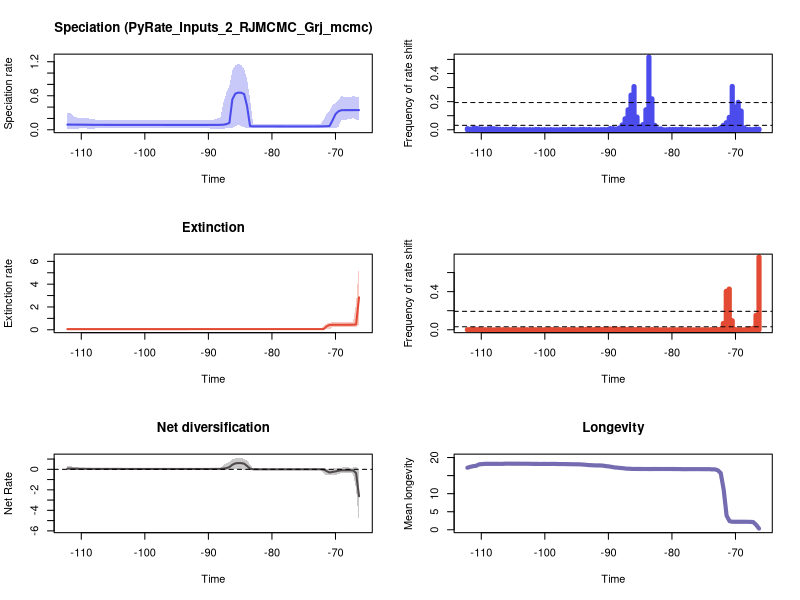

Reproduce this figure in R.


pdf(file='./RTT_plots.pdf',width=10, height=15)
par(mfrow=c(3,2))
library(scales)

time=c(-66.2972378147428, -66.76077867423257,-67.22431953372237,-67.68786039321216,-68.15140125270193,-68.61494211219173,-69.0784829716815,-69.54202383117129,-70.00556469066106,-70.46910555015086,-70.93264640964065,-71.39618726913042,-71.85972812862022,-72.32326898810999,-72.78680984759978,-73.25035070708955,-73.71389156657935,-74.17743242606912,-74.64097328555891,-75.10451414504871,-75.56805500453848,-76.03159586402828,-76.49513672351804,-76.95867758300784,-77.42221844249761,-77.8857593019874,-78.3493001614772,-78.81284102096697,-79.27638188045677,-79.73992273994654,-80.20346359943633,-80.6670044589261,-81.1305453184159,-81.5940861779057,-82.05762703739546,-82.52116789688526,-82.98470875637503,-83.44824961586482,-83.9117904753546,-84.37533133484439,-84.83887219433419,-85.30241305382395,-85.76595391331375,-86.22949477280352,-86.69303563229332,-87.15657649178308,-87.62011735127288,-88.08365821076268,-88.54719907025245,-89.01073992974224,-89.47428078923201,-89.93782164872181,-90.40136250821158,-90.86490336770137,-91.32844422719117,-91.79198508668094,-92.25552594617074,-92.7190668056605,-93.1826076651503,-93.64614852464007,-94.10968938412987,-94.57323024361966,-95.03677110310943,-95.50031196259923,-95.963852822089,-96.42739368157879,-96.89093454106856,-97.35447540055836,-97.81801626004815,-98.28155711953792,-98.74509797902772,-99.20863883851749,-99.67217969800728,-100.13572055749705,-100.59926141698685,-101.06280227647662,-101.52634313596641,-101.98988399545621,-102.45342485494598,-102.91696571443578,-103.38050657392554,-103.84404743341534,-104.30758829290511,-104.7711291523949,-105.2346700118847,-105.69821087137447,-106.16175173086427,-106.62529259035404,-107.08883344984383,-107.5523743093336,-108.0159151688234,-108.4794560283132,-108.94299688780296,-109.40653774729276,-109.87007860678253,-110.33361946627232,-110.79716032576209,-111.26070118525189,-111.72424204474169,-112.18778290423145)
rate=c(0.3465741726997313, 0.3469812674651627,0.3465741726997313,0.3465741726997313,0.3465741726997313,0.34629771761374784,0.3451856724165699,0.32539933567666224,0.2757595945636867,0.16502462694217152,0.06599845851797508,0.06313421922739301,0.06106245750281902,0.059736236017327804,0.05937029461780705,0.05923440622136379,0.059183619791752906,0.059183619791752906,0.059183619791752906,0.059183619791752906,0.059183619791752906,0.059183619791752906,0.059183619791752906,0.059183619791752906,0.059183619791752906,0.059198889100793205,0.05931332566552943,0.05946658047406586,0.05958163777958255,0.0596765248955113,0.05966370110269176,0.0596765248955113,0.0596765248955113,0.0596765248955113,0.059714936022178325,0.05974020325913827,0.05980576518551532,0.06502360822027381,0.4179210034471642,0.629740312777133,0.6532461368944441,0.6548703025949233,0.6369966021338387,0.5361528359944356,0.1214629861136769,0.099323386803797,0.09021895427904326,0.08721431023451856,0.08626052275319365,0.08599291708258952,0.08599291708258952,0.08557974774621108,0.08527467324919677,0.08527467324919677,0.08527467324919677,0.08527467324919677,0.08527467324919677,0.08527467324919677,0.08541202585305388,0.08527467324919677,0.08520944528683366,0.08520944528683366,0.08527467324919677,0.08541202585305388,0.08541202585305388,0.08527467324919677,0.08541202585305388,0.08557974774621108,0.08557974774621108,0.08557974774621108,0.08557974774621108,0.08557974774621108,0.08569271416607163,0.08569271416607163,0.08579667835474769,0.08579667835474769,0.08579667835474769,0.08594970864954335,0.08594970864954335,0.08594970864954335,0.08594970864954335,0.08602123285510457,0.08602123285510457,0.08608028569608209,0.08621081891312368,0.0866065329496456,0.0866065329496456,0.08666701437593943,0.08687384513979965,0.0870365493915689,0.08728344066171198,0.08771867318798068,0.08833204149420992,0.08926117147703588,0.08960962978197136,0.08992395459722076,0.0900987674240647,0.09067780170883546,0.0912525061178749,0.09135425591752577)
minHPD=c(0.17469011831857792, 0.17867748728045502,0.2088526954427089,0.18155430216051188,0.18155430216051188,0.17867748728045502,0.17469011831857792,0.04950589669690698,0.0315895690055871,0.031478944943673016,0.026633814876113264,0.028548177235192308,0.02336079465710037,0.029818898699142782,0.031478944943673016,0.029818898699142782,0.031478944943673016,0.031478944943673016,0.031478944943673016,0.031478944943673016,0.031478944943673016,0.031478944943673016,0.031478944943673016,0.031478944943673016,0.031478944943673016,0.031478944943673016,0.031478944943673016,0.029818898699142782,0.029818898699142782,0.0315895690055871,0.0315895690055871,0.031478944943673016,0.031478944943673016,0.031478944943673016,0.029818898699142782,0.029818898699142782,0.029818898699142782,0.02336079465710037,0.02983112541190051,0.042871218492856994,0.06356480973691253,0.08765888613684174,0.0578306488945549,0.03386245110113961,0.026668761484792882,0.026333679584373437,0.014654949487110729,0.009397467424087586,0.02212034161661284,0.014654949487110729,0.014654949487110729,0.02537067755102639,0.02582102694181095,0.0282206442293303,0.02912105795045361,0.02912105795045361,0.02912105795045361,0.02912105795045361,0.02912105795045361,0.02912105795045361,0.02912105795045361,0.02912105795045361,0.02912105795045361,0.02912105795045361,0.02912105795045361,0.02912105795045361,0.02912105795045361,0.02912105795045361,0.02912105795045361,0.02912105795045361,0.02912105795045361,0.02912105795045361,0.02912105795045361,0.02912105795045361,0.02912105795045361,0.02912105795045361,0.02912105795045361,0.02912105795045361,0.02912105795045361,0.02912105795045361,0.02912105795045361,0.02912105795045361,0.02912105795045361,0.02912105795045361,0.02912105795045361,0.02757695222640478,0.02582102694181095,0.02582102694181095,0.023580578945770057,0.023580578945770057,0.021241718556796567,0.021241718556796567,0.021241718556796567,0.02537067755102639,0.02537067755102639,0.022578012345096994,0.02212034161661284,0.021241718556796567,0.02212034161661284,0.015694405588201496)
maxHPD=c(0.5736207788516079, 0.5736207788516079,0.6026590739181226,0.5736207788516079,0.5736207788516079,0.5736207788516079,0.5957725220689182,0.5200847334614993,0.4673709787502297,0.4354836854312929,0.3373266641364593,0.27604089810105753,0.17867748728045502,0.1037356794878292,0.10002524068031331,0.0958254816662393,0.0958254816662393,0.0958254816662393,0.0958254816662393,0.0958254816662393,0.0958254816662393,0.0958254816662393,0.0958254816662393,0.0958254816662393,0.0958254816662393,0.09664842275462487,0.09664842275462487,0.0958254816662393,0.09664842275462487,0.10002524068031331,0.10002524068031331,0.10002524068031331,0.10002524068031331,0.10002524068031331,0.09972846628058199,0.1036026809444585,0.11216830819240271,0.5514477733556977,0.8858616000190784,1.0759046576462505,1.1452184330348092,1.1664896156298077,1.1392410197353378,1.0506587265537928,0.7739715157959284,0.6582912746777482,0.485323203872267,0.22108482492104925,0.2024905660744816,0.18182234330672375,0.17963851141074827,0.17963851141074827,0.1784349528871051,0.17963851141074827,0.17963851141074827,0.17963851141074827,0.17963851141074827,0.17963851141074827,0.17963851141074827,0.1793123222778577,0.1784349528871051,0.1780168407475873,0.1780168407475873,0.1780168407475873,0.1780168407475873,0.1780168407475873,0.17826869590483727,0.17826869590483727,0.17826869590483727,0.17826869590483727,0.17826869590483727,0.17826869590483727,0.17826869590483727,0.17826869590483727,0.17826869590483727,0.17826869590483727,0.1780168407475873,0.1780168407475873,0.1780168407475873,0.1780168407475873,0.1780168407475873,0.17826869590483727,0.1784349528871051,0.1793123222778577,0.17963851141074827,0.17963851141074827,0.1784349528871051,0.17963851141074827,0.17963851141074827,0.17963851141074827,0.18182234330672375,0.19227736417741792,0.2008465862920603,0.20913607244459387,0.2104464518390977,0.2104464518390977,0.21930443093856303,0.24235130250361367,0.291312940207194,0.2928089168873401)
remove_na = !is.na(rate)
time = time[remove_na]
plot(time,time,type = 'n', ylim = c(0, 1.2831385771927886), xlim = c(-112.41955333397635,-66.0654673849979), ylab = 'Speciation rate', xlab = 'Time',main='Speciation (PyRate_Inputs_2_RJMCMC_Grj_mcmc)' )
polygon(c(time, rev(time)), c(maxHPD[remove_na], rev(minHPD[remove_na])), col = alpha('#4c4cec',0.3), border = NA)
lines(time,rate[remove_na], col = '#4c4cec', lwd=2)
mids=c(-66.29957893019477, -66.76780202058848,-67.23602511098221,-67.70424820137592,-68.17247129176965,-68.64069438216336,-69.1089174725571,-69.5771405629508,-70.04536365334454,-70.51358674373824,-70.98180983413198,-71.45003292452571,-71.91825601491942,-72.38647910531316,-72.85470219570686,-73.3229252861006,-73.7911483764943,-74.25937146688804,-74.72759455728175,-75.19581764767548,-75.66404073806919,-76.13226382846292,-76.60048691885663,-77.06871000925037,-77.53693309964407,-78.00515619003781,-78.47337928043152,-78.94160237082525,-79.40982546121896,-79.8780485516127,-80.34627164200643,-80.81449473240014,-81.28271782279387,-81.75094091318758,-82.21916400358131,-82.68738709397502,-83.15561018436875,-83.62383327476246,-84.0920563651562,-84.5602794555499,-85.02850254594364,-85.49672563633735,-85.96494872673108,-86.43317181712479,-86.90139490751852,-87.36961799791223,-87.83784108830596,-88.30606417869967,-88.7742872690934,-89.24251035948711,-89.71073344988085,-90.17895654027458,-90.64717963066829,-91.11540272106203,-91.58362581145573,-92.05184890184947,-92.52007199224317,-92.98829508263691,-93.45651817303062,-93.92474126342435,-94.39296435381806,-94.8611874442118,-95.3294105346055,-95.79763362499924,-96.26585671539294,-96.73407980578668,-97.20230289618038,-97.67052598657412,-98.13874907696783,-98.60697216736156,-99.07519525775527,-99.543418348149,-100.01164143854271,-100.47986452893645,-100.94808761933018,-101.41631070972389,-101.88453380011762,-102.35275689051133,-102.82097998090507,-103.28920307129877,-103.7574261616925,-104.22564925208621,-104.69387234247995,-105.16209543287366,-105.63031852326739,-106.0985416136611,-106.56676470405483,-107.03498779444854,-107.50321088484228,-107.97143397523598,-108.43965706562972,-108.90788015602342,-109.37610324641716,-109.8443263368109,-110.3125494272046,-110.78077251759834,-111.24899560799204,-111.71721869838578,-112.18544178877949)
counts=c(0.004, 0.006,0.001,0.002,0.003,0.013,0.133,0.195,0.162,0.308,0.088,0.05,0.031,0.012,0.003,0.004,0.0,0.0,0.0,0.0,0.0,0.0,0.0,0.0,0.002,0.002,0.006,0.001,0.002,0.002,0.002,0.0,0.0,0.006,0.006,0.031,0.22,0.517,0.142,0.037,0.022,0.09,0.307,0.246,0.142,0.078,0.034,0.012,0.005,0.008,0.009,0.001,0.001,0.001,0.0,0.001,0.0,0.002,0.001,0.003,0.002,0.0,0.001,0.002,0.002,0.001,0.002,0.0,0.0,0.0,0.001,0.0,0.001,0.0,0.002,0.002,0.0,0.001,0.0,0.002,0.001,0.0,0.004,0.005,0.002,0.003,0.002,0.003,0.005,0.007,0.009,0.007,0.004,0.005,0.007,0.01,0.01,0.004,0.008)
plot(mids,counts,type = 'h', xlim = c(-112.41955333397635,-66.0654673849979), ylim=c(0,0.517), ylab = 'Frequency of rate shift', xlab = 'Time',lwd=5,col='#4c4cec')
bf2 = 0.031431271874509864
bf6 = 0.19340798285331662
abline(h=bf2, lty=2)
abline(h=bf6, lty=2)

time=c(-66.2972378147428, -66.76077867423257,-67.22431953372237,-67.68786039321216,-68.15140125270193,-68.61494211219173,-69.0784829716815,-69.54202383117129,-70.00556469066106,-70.46910555015086,-70.93264640964065,-71.39618726913042,-71.85972812862022,-72.32326898810999,-72.78680984759978,-73.25035070708955,-73.71389156657935,-74.17743242606912,-74.64097328555891,-75.10451414504871,-75.56805500453848,-76.03159586402828,-76.49513672351804,-76.95867758300784,-77.42221844249761,-77.8857593019874,-78.3493001614772,-78.81284102096697,-79.27638188045677,-79.73992273994654,-80.20346359943633,-80.6670044589261,-81.1305453184159,-81.5940861779057,-82.05762703739546,-82.52116789688526,-82.98470875637503,-83.44824961586482,-83.9117904753546,-84.37533133484439,-84.83887219433419,-85.30241305382395,-85.76595391331375,-86.22949477280352,-86.69303563229332,-87.15657649178308,-87.62011735127288,-88.08365821076268,-88.54719907025245,-89.01073992974224,-89.47428078923201,-89.93782164872181,-90.40136250821158,-90.86490336770137,-91.32844422719117,-91.79198508668094,-92.25552594617074,-92.7190668056605,-93.1826076651503,-93.64614852464007,-94.10968938412987,-94.57323024361966,-95.03677110310943,-95.50031196259923,-95.963852822089,-96.42739368157879,-96.89093454106856,-97.35447540055836,-97.81801626004815,-98.28155711953792,-98.74509797902772,-99.20863883851749,-99.67217969800728,-100.13572055749705,-100.59926141698685,-101.06280227647662,-101.52634313596641,-101.98988399545621,-102.45342485494598,-102.91696571443578,-103.38050657392554,-103.84404743341534,-104.30758829290511,-104.7711291523949,-105.2346700118847,-105.69821087137447,-106.16175173086427,-106.62529259035404,-107.08883344984383,-107.5523743093336,-108.0159151688234,-108.4794560283132,-108.94299688780296,-109.40653774729276,-109.87007860678253,-110.33361946627232,-110.79716032576209,-111.26070118525189,-111.72424204474169,-112.18778290423145)
rate=c(2.83966194961158, 0.47543124378875523,0.4444164778102323,0.44188157675927864,0.4406454575343195,0.44023330455169885,0.44023330455169885,0.44023330455169885,0.44023330455169885,0.43991168794508073,0.426694833302081,0.2967838492630513,0.05973233877524941,0.05819008784226773,0.05805634880854504,0.058004028518217496,0.058004028518217496,0.058004028518217496,0.058004028518217496,0.058004028518217496,0.058004028518217496,0.058004028518217496,0.058004028518217496,0.058004028518217496,0.058004028518217496,0.05805634880854504,0.05805634880854504,0.058004028518217496,0.05794496838609814,0.05794496838609814,0.05792510140854257,0.05792510140854257,0.05792510140854257,0.05792510140854257,0.05792510140854257,0.05790978206127834,0.05790978206127834,0.05792510140854257,0.05790978206127834,0.05790978206127834,0.057881763285193344,0.057881763285193344,0.0578657679733678,0.0578657679733678,0.057757474137282425,0.05772359564385554,0.05764677893809278,0.05756823959891871,0.05748289682052393,0.057370122511243786,0.05718127698662219,0.057030464783446894,0.05699315985598359,0.056852733540279955,0.05683930312648103,0.05683930312648103,0.05683930312648103,0.05681821087983517,0.05667540118731573,0.056403072532648146,0.056353078523689815,0.0562510089557963,0.0562312931915568,0.0562312931915568,0.05616835266618149,0.05616835266618149,0.05610513950487746,0.05610513950487746,0.05610513950487746,0.056088974808013406,0.05605981723958362,0.05605981723958362,0.055976832912683086,0.055851199663764506,0.055976832912683086,0.055976832912683086,0.055976832912683086,0.055851199663764506,0.05569988559551235,0.055671897217580486,0.055671897217580486,0.055671897217580486,0.05565209729396059,0.05565209729396059,0.05565209729396059,0.05565209729396059,0.05562881040566229,0.05562881040566229,0.05562881040566229,0.05562881040566229,0.05562881040566229,0.05562881040566229,0.05562881040566229,0.05562881040566229,0.05565209729396059,0.055671897217580486,0.05569988559551235,0.055748006519718556,0.055851199663764506,0.056088974808013406)
minHPD=c(0.4594972078534944, 0.23069335034722613,0.252278158574056,0.252278158574056,0.252278158574056,0.252278158574056,0.252278158574056,0.252278158574056,0.252278158574056,0.252278158574056,0.045531470707068596,0.03463351421660554,0.03132066772592445,0.03372470312645068,0.03435236814858042,0.03372470312645068,0.03372470312645068,0.03605723482093021,0.03605723482093021,0.03605723482093021,0.03605723482093021,0.03605723482093021,0.03605723482093021,0.03605723482093021,0.03605723482093021,0.03605723482093021,0.03605723482093021,0.03372470312645068,0.03372470312645068,0.03372470312645068,0.033798309164626734,0.033798309164626734,0.033798309164626734,0.033798309164626734,0.033798309164626734,0.033798309164626734,0.03372470312645068,0.036189177658896135,0.03421271257248746,0.03421271257248746,0.03421271257248746,0.03421271257248746,0.034614679558808606,0.034614679558808606,0.03421271257248746,0.03421271257248746,0.03372470312645068,0.03372470312645068,0.03421271257248746,0.03372470312645068,0.03372470312645068,0.03372470312645068,0.0270074998760801,0.013340657566663323,0.012660978712768018,0.012660978712768018,0.012660978712768018,0.012419018378370757,0.012419018378370757,0.009619412115583849,0.010210552918491196,0.009827183625473496,0.009827183625473496,0.009619412115583849,0.009619412115583849,0.009827183625473496,0.009827183625473496,0.009827183625473496,0.009827183625473496,0.009827183625473496,0.009827183625473496,0.009827183625473496,0.009827183625473496,0.009177735111898183,0.009177735111898183,0.009177735111898183,0.009177735111898183,0.009177735111898183,0.009177735111898183,0.009177735111898183,0.009177735111898183,0.009177735111898183,0.009177735111898183,0.009177735111898183,0.009177735111898183,0.009177735111898183,0.009177735111898183,0.008868328486178651,0.008868328486178651,0.009177735111898183,0.009177735111898183,0.009177735111898183,0.009177735111898183,0.009177735111898183,0.008868328486178651,0.00010886478629846542,0.00010886478629846542,0.00010886478629846542,0.00010886478629846542,0.00010886478629846542)
maxHPD=c(5.801463826513402, 2.262367889387482,0.714589545673322,0.6699669683267555,0.6581941901704879,0.6448662981856583,0.6448662981856583,0.646047295209469,0.646047295209469,0.6544153809399343,0.6160593456474307,0.5530045034305954,0.36797043283444847,0.08826209922238629,0.08712684567526673,0.08605305472770582,0.0858255781554549,0.08766884233332635,0.08766884233332635,0.08766884233332635,0.08766884233332635,0.08766884233332635,0.08766884233332635,0.08766884233332635,0.08766884233332635,0.08766884233332635,0.08766884233332635,0.08503854511923538,0.08489930207249864,0.08489930207249864,0.08489930207249864,0.08489930207249864,0.08489930207249864,0.08489930207249864,0.08489930207249864,0.08489930207249864,0.08489930207249864,0.08826209922238629,0.08634773495083924,0.08634773495083924,0.08658000063470116,0.08658000063470116,0.08712684567526673,0.08712684567526673,0.08703694790694934,0.08738298432689443,0.08766884233332635,0.08875000279652866,0.09073710384505994,0.09080829655370909,0.09582575783175615,0.10255652139457727,0.09964336191989949,0.09073710384505994,0.09080829655370909,0.09080829655370909,0.09080829655370909,0.09080829655370909,0.09080829655370909,0.08894652690720983,0.090345580639034,0.090345580639034,0.090345580639034,0.090345580639034,0.090345580639034,0.09080829655370909,0.09080829655370909,0.09080829655370909,0.09080829655370909,0.09080829655370909,0.09080829655370909,0.09080829655370909,0.09080829655370909,0.090345580639034,0.090345580639034,0.090345580639034,0.090345580639034,0.090345580639034,0.090345580639034,0.090345580639034,0.090345580639034,0.090345580639034,0.090345580639034,0.090345580639034,0.090345580639034,0.090345580639034,0.090345580639034,0.090345580639034,0.090345580639034,0.09080829655370909,0.09080829655370909,0.09080829655370909,0.09080829655370909,0.09080829655370909,0.09080829655370909,0.082391064757348,0.08304965400971827,0.0831376709316344,0.08396208118641113,0.08446298001894129)
remove_na = !is.na(rate)
time = time[remove_na]
plot(time,time,type = 'n', ylim = c(0, 6.381610209164743), xlim = c(-112.41955333397635,-66.0654673849979), ylab = 'Extinction rate', xlab = 'Time',main='Extinction' )
polygon(c(time, rev(time)), c(maxHPD[remove_na], rev(minHPD[remove_na])), col = alpha('#e34a33',0.3), border = NA)
lines(time,rate[remove_na], col = '#e34a33', lwd=2)
mids=c(-66.29957893019477, -66.76780202058848,-67.23602511098221,-67.70424820137592,-68.17247129176965,-68.64069438216336,-69.1089174725571,-69.5771405629508,-70.04536365334454,-70.51358674373824,-70.98180983413198,-71.45003292452571,-71.91825601491942,-72.38647910531316,-72.85470219570686,-73.3229252861006,-73.7911483764943,-74.25937146688804,-74.72759455728175,-75.19581764767548,-75.66404073806919,-76.13226382846292,-76.60048691885663,-77.06871000925037,-77.53693309964407,-78.00515619003781,-78.47337928043152,-78.94160237082525,-79.40982546121896,-79.8780485516127,-80.34627164200643,-80.81449473240014,-81.28271782279387,-81.75094091318758,-82.21916400358131,-82.68738709397502,-83.15561018436875,-83.62383327476246,-84.0920563651562,-84.5602794555499,-85.02850254594364,-85.49672563633735,-85.96494872673108,-86.43317181712479,-86.90139490751852,-87.36961799791223,-87.83784108830596,-88.30606417869967,-88.7742872690934,-89.24251035948711,-89.71073344988085,-90.17895654027458,-90.64717963066829,-91.11540272106203,-91.58362581145573,-92.05184890184947,-92.52007199224317,-92.98829508263691,-93.45651817303062,-93.92474126342435,-94.39296435381806,-94.8611874442118,-95.3294105346055,-95.79763362499924,-96.26585671539294,-96.73407980578668,-97.20230289618038,-97.67052598657412,-98.13874907696783,-98.60697216736156,-99.07519525775527,-99.543418348149,-100.01164143854271,-100.47986452893645,-100.94808761933018,-101.41631070972389,-101.88453380011762,-102.35275689051133,-102.82097998090507,-103.28920307129877,-103.7574261616925,-104.22564925208621,-104.69387234247995,-105.16209543287366,-105.63031852326739,-106.0985416136611,-106.56676470405483,-107.03498779444854,-107.50321088484228,-107.97143397523598,-108.43965706562972,-108.90788015602342,-109.37610324641716,-109.8443263368109,-110.3125494272046,-110.78077251759834,-111.24899560799204,-111.71721869838578,-112.18544178877949)
counts=c(0.763, 0.152,0.015,0.011,0.006,0.0,0.001,0.0,0.003,0.095,0.427,0.404,0.066,0.005,0.003,0.001,0.002,0.0,0.0,0.001,0.0,0.0,0.0,0.0,0.001,0.0,0.001,0.001,0.0,0.001,0.0,0.0,0.0,0.0,0.001,0.001,0.002,0.001,0.0,0.001,0.001,0.002,0.002,0.001,0.004,0.005,0.004,0.005,0.008,0.008,0.007,0.006,0.004,0.003,0.002,0.004,0.001,0.004,0.005,0.002,0.004,0.0,0.002,0.001,0.002,0.001,0.0,0.002,0.0,0.002,0.003,0.002,0.001,0.001,0.0,0.001,0.002,0.0,0.001,0.002,0.001,0.0,0.0,0.001,0.001,0.0,0.001,0.001,0.0,0.0,0.0,0.0,0.001,0.001,0.003,0.002,0.004,0.003,0.001)
plot(mids,counts,type = 'h', xlim = c(-112.41955333397635,-66.0654673849979), ylim=c(0,0.763), ylab = 'Frequency of rate shift', xlab = 'Time',lwd=5,col='#e34a33')
abline(h=bf2, lty=2)
abline(h=bf6, lty=2)
#Net Diversification Rate
time=c(-66.2972378147428, -66.76077867423257,-67.22431953372237,-67.68786039321216,-68.15140125270193,-68.61494211219173,-69.0784829716815,-69.54202383117129,-70.00556469066106,-70.46910555015086,-70.93264640964065,-71.39618726913042,-71.85972812862022,-72.32326898810999,-72.78680984759978,-73.25035070708955,-73.71389156657935,-74.17743242606912,-74.64097328555891,-75.10451414504871,-75.56805500453848,-76.03159586402828,-76.49513672351804,-76.95867758300784,-77.42221844249761,-77.8857593019874,-78.3493001614772,-78.81284102096697,-79.27638188045677,-79.73992273994654,-80.20346359943633,-80.6670044589261,-81.1305453184159,-81.5940861779057,-82.05762703739546,-82.52116789688526,-82.98470875637503,-83.44824961586482,-83.9117904753546,-84.37533133484439,-84.83887219433419,-85.30241305382395,-85.76595391331375,-86.22949477280352,-86.69303563229332,-87.15657649178308,-87.62011735127288,-88.08365821076268,-88.54719907025245,-89.01073992974224,-89.47428078923201,-89.93782164872181,-90.40136250821158,-90.86490336770137,-91.32844422719117,-91.79198508668094,-92.25552594617074,-92.7190668056605,-93.1826076651503,-93.64614852464007,-94.10968938412987,-94.57323024361966,-95.03677110310943,-95.50031196259923,-95.963852822089,-96.42739368157879,-96.89093454106856,-97.35447540055836,-97.81801626004815,-98.28155711953792,-98.74509797902772,-99.20863883851749,-99.67217969800728,-100.13572055749705,-100.59926141698685,-101.06280227647662,-101.52634313596641,-101.98988399545621,-102.45342485494598,-102.91696571443578,-103.38050657392554,-103.84404743341534,-104.30758829290511,-104.7711291523949,-105.2346700118847,-105.69821087137447,-106.16175173086427,-106.62529259035404,-107.08883344984383,-107.5523743093336,-108.0159151688234,-108.4794560283132,-108.94299688780296,-109.40653774729276,-109.87007860678253,-110.33361946627232,-110.79716032576209,-111.26070118525189,-111.72424204474169,-112.18778290423145)
net_rate=c(-2.625051547606326, -0.35916516374687524,-0.10712748619931563,-0.09736978293741906,-0.09345404014051678,-0.09171933438025076,-0.09462432275434951,-0.1402764039923109,-0.20470353130079708,-0.25133658265878106,-0.3124575300014808,-0.17214237830374488,-0.017125542380764483,0.0009090449644812619,0.001602183404381651,0.0018890037039919667,0.0013881995345127387,0.001605034151591246,0.001605034151591246,0.001605034151591246,0.001610284368257353,0.001610284368257353,0.001610284368257353,0.001610284368257353,0.001610284368257353,0.00165902303533264,0.0018346629903935895,0.002328068347120477,0.002561255543547847,0.0027704541601272603,0.002782751898125459,0.002847733812202563,0.002847733812202563,0.002847733812202563,0.003297790241524968,0.004084634442865761,0.007073142350439928,0.0678603261813412,0.3267267307374794,0.5522150039274688,0.6042181082718439,0.6097600734212734,0.5768168188214254,0.4454512022242365,0.21599857020121616,0.12289285933855298,0.07396018336494738,0.04874856100694491,0.039812061157049564,0.03702100252163436,0.03700772504078807,0.03562101153404907,0.03506643006682523,0.03498214737646629,0.03479263568918724,0.03478777988265989,0.034856823746106276,0.035044419539081315,0.03554188715837431,0.03562290413706935,0.03558620337926387,0.035390855725638486,0.035465890843094115,0.035597963919806616,0.03562619954457526,0.03563072768857832,0.03593085849036023,0.035990166830892116,0.035981820138175954,0.036098940054235126,0.03613341389924291,0.03607122289464994,0.03612245927617131,0.036145072690742464,0.03613150129117881,0.03615437206685209,0.036088902536133574,0.03619073949304927,0.03627368151257577,0.036343094033638695,0.036343094033638695,0.03673347194093769,0.03688624709942022,0.037089516301393524,0.03770407812866444,0.03868110201584282,0.03895421801802422,0.039272708161436944,0.03965566161336557,0.03982051716171407,0.04141327368589268,0.04298494463762003,0.04523439295768779,0.04943892648316168,0.05171661000533162,0.052957371044126365,0.05519830260740321,0.06102081750803462,0.06923270518615035,0.07153101675012583)
net_minHPD=c(-5.358596517417256, -1.9568504462976355,-0.4198201692223249,-0.3916223631053808,-0.36911071813799184,-0.3506063601599988,-0.36911071813799184,-0.44578680126214165,-0.5409054888560221,-0.5613877955386922,-0.5809554345110282,-0.6033793490986512,-0.3983228245171283,-0.05183448395774653,-0.047494043364593674,-0.047873320287693207,-0.04620195639230669,-0.04583781191065532,-0.04583781191065532,-0.04583781191065532,-0.04583781191065532,-0.04583781191065532,-0.04583781191065532,-0.04583781191065532,-0.04583781191065532,-0.04620195639230669,-0.04656147644817901,-0.047494043364593674,-0.047494043364593674,-0.04620195639230669,-0.04620195639230669,-0.04620195639230669,-0.04620195639230669,-0.04620195639230669,-0.047494043364593674,-0.047873320287693207,-0.047873320287693207,-0.05592050130536681,-0.047494043364593674,-0.02522731909798106,0.0015416391143987934,0.011901790493022604,-0.006005356089799491,-0.03608064060198741,-0.057696091780181986,-0.06341342649682938,-0.06341342649682938,-0.06341342649682938,-0.052898278049223105,-0.045037388147927036,-0.04293959292333528,-0.045037388147927036,-0.04656495488766547,-0.04602534487501906,-0.04656495488766547,-0.04656495488766547,-0.04602534487501906,-0.04656495488766547,-0.04602534487501906,-0.04602534487501906,-0.04602534487501906,-0.043595355511549194,-0.043595355511549194,-0.043595355511549194,-0.043595355511549194,-0.043595355511549194,-0.04602534487501906,-0.04602534487501906,-0.04602534487501906,-0.04602534487501906,-0.04602534487501906,-0.04656495488766547,-0.04656495488766547,-0.04656495488766547,-0.04656495488766547,-0.04656495488766547,-0.04602534487501906,-0.04602534487501906,-0.04656495488766547,-0.04656495488766547,-0.04656495488766547,-0.043595355511549194,-0.043595355511549194,-0.043595355511549194,-0.04656495488766547,-0.04656495488766547,-0.04656495488766547,-0.04210580075257367,-0.042533012159057415,-0.042533012159057415,-0.04602534487501906,-0.052898278049223105,-0.043595355511549194,-0.052898278049223105,-0.05767033244038064,-0.05767033244038064,-0.05767033244038064,-0.0625265430331823,-0.0625265430331823,-0.0625265430331823)
net_maxHPD=c(-0.09262447170175037, 0.27436892957941705,0.17392325336159714,0.17392325336159714,0.18433101771579907,0.18859375420340885,0.17392325336159714,0.16947068921962588,0.1093170236050851,0.07867420709345818,0.02496857184768278,0.060116174279314115,0.12940736053720928,0.05747943005668467,0.04939528779401278,0.044445311949719984,0.044445311949719984,0.044445311949719984,0.044445311949719984,0.044445311949719984,0.044445311949719984,0.044445311949719984,0.044445311949719984,0.044445311949719984,0.044445311949719984,0.044445311949719984,0.044445311949719984,0.04541564602614286,0.04694572634709698,0.04939528779401278,0.04939528779401278,0.04981238018258418,0.04981238018258418,0.04981238018258418,0.04939528779401278,0.05231538784864285,0.060116174279314115,0.4923215314057988,0.8322538955774171,1.026291966130417,1.0891225491690046,1.0891225491690046,1.0756035866959734,0.9878455567879908,0.7024184162411788,0.5903811467860529,0.4271688653134858,0.1767537827895437,0.14542800326579783,0.14503569383079065,0.14542800326579783,0.1349553950331816,0.1296098933768881,0.1296098933768881,0.12787632505334212,0.12787632505334212,0.1296098933768881,0.12787632505334212,0.1296098933768881,0.1296098933768881,0.1296098933768881,0.1296098933768881,0.1296098933768881,0.1296098933768881,0.1296098933768881,0.1296098933768881,0.1296098933768881,0.1296098933768881,0.1296098933768881,0.1296098933768881,0.1296098933768881,0.1296098933768881,0.1296098933768881,0.1296098933768881,0.1296098933768881,0.1296098933768881,0.1296098933768881,0.1296098933768881,0.1296098933768881,0.1296098933768881,0.1296098933768881,0.1339840340098864,0.1349553950331816,0.13562615935495476,0.1339840340098864,0.1349553950331816,0.13562615935495476,0.14503569383079065,0.14503569383079065,0.14503569383079065,0.14503569383079065,0.14503569383079065,0.16214365107393308,0.16214365107393308,0.16643934950946115,0.1746792366934911,0.18964481250301224,0.23111306219185726,0.30716973734840913,0.3316317012395357)
remove_na = !is.na(net_rate)
time = time[remove_na]
plot(time,time,type = 'n', ylim = c(-5.894456169158982, 1.1980348040859052), xlim = c(-112.41955333397635,-66.0654673849979), ylab = 'Net Rate', xlab = 'Time',lwd=2, main='Net diversification', col= '#504A4B' )
polygon(c(time, rev(time)), c(net_maxHPD[remove_na], rev(net_minHPD[remove_na])), col = alpha('#504A4B',0.3), border = NA)
lines(time,net_rate[remove_na], col = '#504A4B', lwd=2)
abline(h=0,lty=2)


time=c(-66.2972378147428, -66.76077867423257,-67.22431953372237,-67.68786039321216,-68.15140125270193,-68.61494211219173,-69.0784829716815,-69.54202383117129,-70.00556469066106,-70.46910555015086,-70.93264640964065,-71.39618726913042,-71.85972812862022,-72.32326898810999,-72.78680984759978,-73.25035070708955,-73.71389156657935,-74.17743242606912,-74.64097328555891,-75.10451414504871,-75.56805500453848,-76.03159586402828,-76.49513672351804,-76.95867758300784,-77.42221844249761,-77.8857593019874,-78.3493001614772,-78.81284102096697,-79.27638188045677,-79.73992273994654,-80.20346359943633,-80.6670044589261,-81.1305453184159,-81.5940861779057,-82.05762703739546,-82.52116789688526,-82.98470875637503,-83.44824961586482,-83.9117904753546,-84.37533133484439,-84.83887219433419,-85.30241305382395,-85.76595391331375,-86.22949477280352,-86.69303563229332,-87.15657649178308,-87.62011735127288,-88.08365821076268,-88.54719907025245,-89.01073992974224,-89.47428078923201,-89.93782164872181,-90.40136250821158,-90.86490336770137,-91.32844422719117,-91.79198508668094,-92.25552594617074,-92.7190668056605,-93.1826076651503,-93.64614852464007,-94.10968938412987,-94.57323024361966,-95.03677110310943,-95.50031196259923,-95.963852822089,-96.42739368157879,-96.89093454106856,-97.35447540055836,-97.81801626004815,-98.28155711953792,-98.74509797902772,-99.20863883851749,-99.67217969800728,-100.13572055749705,-100.59926141698685,-101.06280227647662,-101.52634313596641,-101.98988399545621,-102.45342485494598,-102.91696571443578,-103.38050657392554,-103.84404743341534,-104.30758829290511,-104.7711291523949,-105.2346700118847,-105.69821087137447,-106.16175173086427,-106.62529259035404,-107.08883344984383,-107.5523743093336,-108.0159151688234,-108.4794560283132,-108.94299688780296,-109.40653774729276,-109.87007860678253,-110.33361946627232,-110.79716032576209,-111.26070118525189,-111.72424204474169,-112.18778290423145)
rate=c(0.33494143343419563, 1.3883668748009688,2.140093410341566,2.1866829585891088,2.205490736501272,2.2169000802068086,2.2169000802068086,2.2178293511084664,2.2178293511084664,2.2213544127062446,2.3815192489794854,3.890092450454591,11.114213172638191,15.691348522259883,16.478738743463673,16.73992553793705,16.726466091360685,16.787351749128096,16.787351749128096,16.787351749128096,16.78883147029486,16.78883147029486,16.78883147029486,16.78883147029486,16.78883147029486,16.78239587588991,16.78239587588991,16.805784925844378,16.81642666304799,16.81642666304799,16.82943133762371,16.82943133762371,16.82943133762371,16.82943133762371,16.82943133762371,16.839340391928545,16.82694684759716,16.815264024614,16.827265631776438,16.827265631776438,16.841006276895595,16.841006276895595,16.847797589271792,16.847797589271792,16.90345258476843,16.926697917830413,17.035999695000513,17.105016280278797,17.193947048995025,17.25805291870269,17.407453899912486,17.547982298427282,17.629892030555823,17.767433250709086,17.82015799016995,17.818616123230864,17.84056476523813,17.88340537782464,17.930456969664075,18.01069154347669,18.071331592132363,18.123823777544334,18.13091105513966,18.145899728762235,18.15520174273872,18.171338903008255,18.199246683694472,18.199246683694472,18.199246683694472,18.238121133911587,18.249595350935245,18.22890625930499,18.23288655201814,18.240407214597017,18.23092638966489,18.238531044178387,18.238531044178387,18.247717907929815,18.275377739197808,18.290369697883087,18.290369697883087,18.28913357479329,18.29769854644644,18.29769854644644,18.29769854644644,18.307163283166,18.31346324564019,18.25442394831587,18.25442394831587,18.260157006357726,18.260157006357726,18.260157006357726,18.260157006357726,18.260157006357726,18.18915449188315,18.12266623119199,17.72656243151891,17.609740045630296,17.42984951187092,17.17984898197102)
minHPD=c(0.33494143343419563, 1.3883668748009688,2.140093410341566,2.1866829585891088,2.205490736501272,2.2169000802068086,2.2169000802068086,2.2178293511084664,2.2178293511084664,2.2213544127062446,2.3815192489794854,3.890092450454591,11.114213172638191,15.691348522259883,16.478738743463673,16.73992553793705,16.726466091360685,16.787351749128096,16.787351749128096,16.787351749128096,16.78883147029486,16.78883147029486,16.78883147029486,16.78883147029486,16.78883147029486,16.78239587588991,16.78239587588991,16.805784925844378,16.81642666304799,16.81642666304799,16.82943133762371,16.82943133762371,16.82943133762371,16.82943133762371,16.82943133762371,16.839340391928545,16.82694684759716,16.815264024614,16.827265631776438,16.827265631776438,16.841006276895595,16.841006276895595,16.847797589271792,16.847797589271792,16.90345258476843,16.926697917830413,17.035999695000513,17.105016280278797,17.193947048995025,17.25805291870269,17.407453899912486,17.547982298427282,17.629892030555823,17.767433250709086,17.82015799016995,17.818616123230864,17.84056476523813,17.88340537782464,17.930456969664075,18.01069154347669,18.071331592132363,18.123823777544334,18.13091105513966,18.145899728762235,18.15520174273872,18.171338903008255,18.199246683694472,18.199246683694472,18.199246683694472,18.238121133911587,18.249595350935245,18.22890625930499,18.23288655201814,18.240407214597017,18.23092638966489,18.238531044178387,18.238531044178387,18.247717907929815,18.275377739197808,18.290369697883087,18.290369697883087,18.28913357479329,18.29769854644644,18.29769854644644,18.29769854644644,18.307163283166,18.31346324564019,18.25442394831587,18.25442394831587,18.260157006357726,18.260157006357726,18.260157006357726,18.260157006357726,18.260157006357726,18.18915449188315,18.12266623119199,17.72656243151891,17.609740045630296,17.42984951187092,17.17984898197102)
maxHPD=c(0.33494143343419563, 1.3883668748009688,2.140093410341566,2.1866829585891088,2.205490736501272,2.2169000802068086,2.2169000802068086,2.2178293511084664,2.2178293511084664,2.2213544127062446,2.3815192489794854,3.890092450454591,11.114213172638191,15.691348522259883,16.478738743463673,16.73992553793705,16.726466091360685,16.787351749128096,16.787351749128096,16.787351749128096,16.78883147029486,16.78883147029486,16.78883147029486,16.78883147029486,16.78883147029486,16.78239587588991,16.78239587588991,16.805784925844378,16.81642666304799,16.81642666304799,16.82943133762371,16.82943133762371,16.82943133762371,16.82943133762371,16.82943133762371,16.839340391928545,16.82694684759716,16.815264024614,16.827265631776438,16.827265631776438,16.841006276895595,16.841006276895595,16.847797589271792,16.847797589271792,16.90345258476843,16.926697917830413,17.035999695000513,17.105016280278797,17.193947048995025,17.25805291870269,17.407453899912486,17.547982298427282,17.629892030555823,17.767433250709086,17.82015799016995,17.818616123230864,17.84056476523813,17.88340537782464,17.930456969664075,18.01069154347669,18.071331592132363,18.123823777544334,18.13091105513966,18.145899728762235,18.15520174273872,18.171338903008255,18.199246683694472,18.199246683694472,18.199246683694472,18.238121133911587,18.249595350935245,18.22890625930499,18.23288655201814,18.240407214597017,18.23092638966489,18.238531044178387,18.238531044178387,18.247717907929815,18.275377739197808,18.290369697883087,18.290369697883087,18.28913357479329,18.29769854644644,18.29769854644644,18.29769854644644,18.307163283166,18.31346324564019,18.25442394831587,18.25442394831587,18.260157006357726,18.260157006357726,18.260157006357726,18.260157006357726,18.260157006357726,18.18915449188315,18.12266623119199,17.72656243151891,17.609740045630296,17.42984951187092,17.17984898197102)
remove_na = !is.na(rate)
time = time[remove_na]
plot(time,time,type = 'n', ylim = c(0, 20.14480957020421), xlim = c(-112.41955333397635,-66.0654673849979), ylab = 'Mean longevity', xlab = 'Time',main='Longevity' )
polygon(c(time, rev(time)), c(maxHPD[remove_na], rev(minHPD[remove_na])), col = alpha('#756bb1',0.3), border = NA)
lines(time,rate[remove_na], col = '#756bb1', lwd=4)

n <- dev.off()
